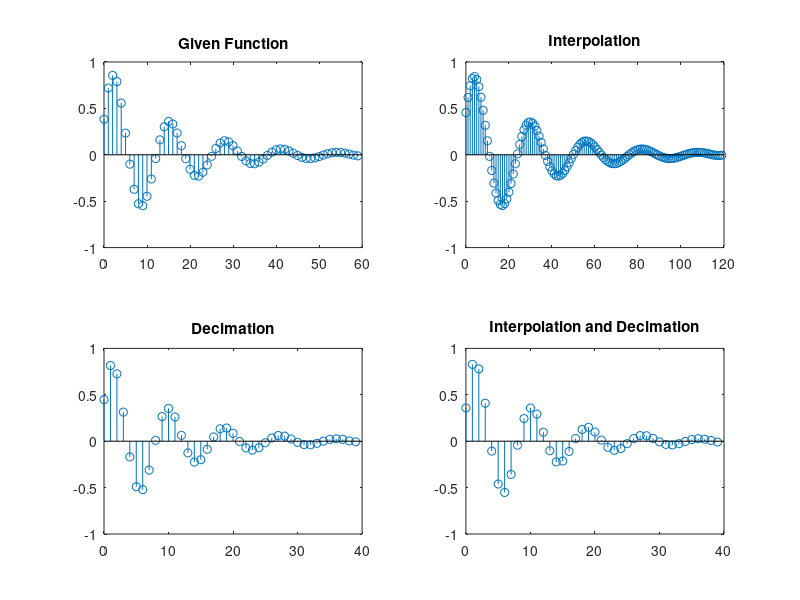

MATLAB code to generate this figure:
%Implementation of decimation and interpolation
clc;
n=0:59;
p=2;
q=3;
x= exp(-n/15).*sin((2*n*pi)/13 +pi/8);
y1=interp(x,p);
y2=decimate(y1,q);
y3=resample(x,p,q);

subplot(2,2,1);
stem(n,x);
title('Given Function');

subplot(2,2,2);
stem([0:119],y1);
title('Interpolation');

subplot(2,2,3);
stem([0:39],y2);
title('Decimation');

subplot(2,2,4);
stem([0:39],y3);
title('Interpolation and Decimation');
